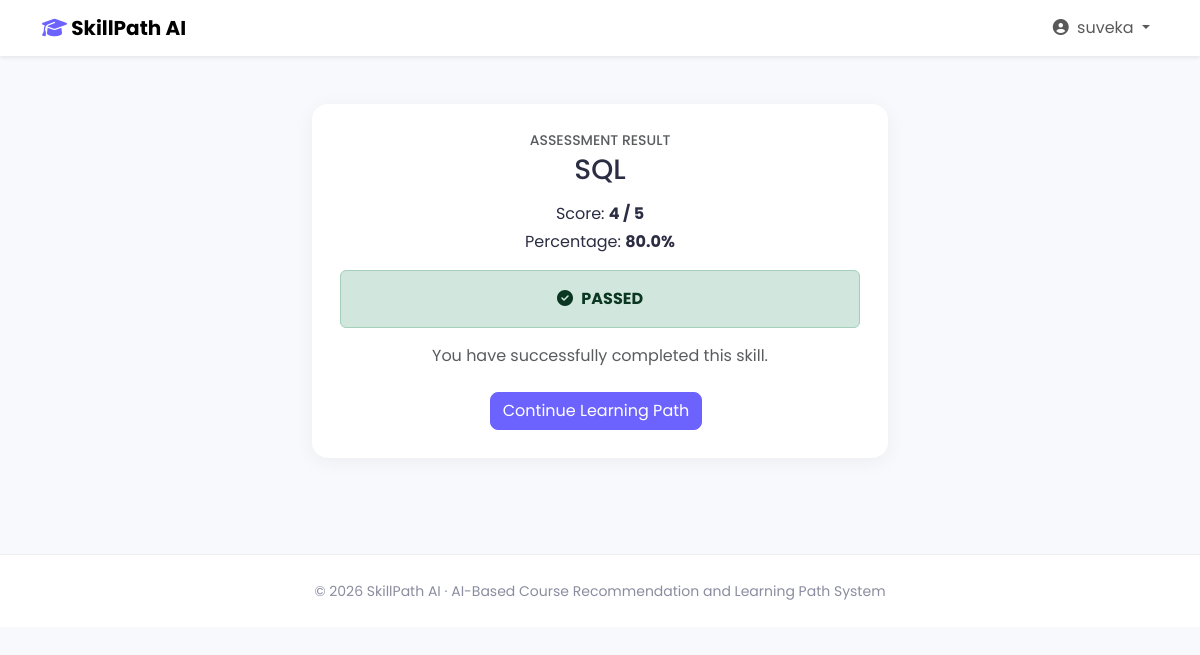
Screenshot of /assessment/3/result/ (signed in) with the database file from the repository.
### recommender/models.py (models this page shows, shortened)
class AssessmentAttempt(models.Model):
    user = models.ForeignKey(User, on_delete=models.CASCADE, related_name='assessment_attempts')
    learning_path_item = models.ForeignKey(
        LearningPathItem, on_delete=models.CASCADE, related_name='assessment_attempts'
    )
    skill_name = models.CharField(max_length=150)
    level = models.CharField(max_length=20)
    questions_json = models.TextField()
    selected_answers_json = models.TextField(blank=True)
    total_questions = models.PositiveIntegerField(default=5)
    score = models.PositiveIntegerField(null=True, blank=True)
    percentage = models.FloatField(null=True, blank=True)
    passed = models.BooleanField(null=True, blank=True)
    source = models.CharField(max_length=10, default='fallback')  # 'llm' or 'fallback'
    status = models.CharField(max_length=15, choices=ASSESSMENT_STATUS_CHOICES, default='in_progress')
    created_at = models.DateTimeField(auto_now_add=True)
    submitted_at = models.DateTimeField(null=True, blank=True)
    class Meta:
        ordering = ['-created_at']

### recommender/views.py (the view)
# urls.py: path('assessment/<int:attempt_id>/result/', views.assessment_result, name='assessment_result'),
@login_required
def assessment_result(request, attempt_id):
    attempt = get_object_or_404(
        AssessmentAttempt, id=attempt_id, user=request.user, status='submitted'
    )
    return render(request, 'recommender/assessment_result.html', {'attempt': attempt})

### recommender/templates/recommender/assessment_result.html (shortened to what this page needs)
{% extends 'base.html' %}
{% block content %}
<div class="container py-5" style="max-width: 600px;">
    <div class="dash-panel text-center">
        <h6 class="text-muted text-uppercase small mb-1">Assessment Result</h6>
        <h3 class="mb-3">{{ attempt.skill_name }}</h3>
        <p class="mb-1">Score: <strong>{{ attempt.score }} / {{ attempt.total_questions }}</strong></p>
        <p class="mb-3">Percentage: <strong>{{ attempt.percentage }}%</strong></p>
        {% if attempt.passed %}
            <div class="alert alert-success">
                <i class="fa-solid fa-circle-check me-1"></i> <strong>PASSED</strong>
            </div>
            <p class="text-muted">You have successfully completed this skill.</p>
            <a href="{% url 'learning_path' %}" class="btn btn-primary">Continue Learning Path</a>
        {% endif %}
    </div>
</div>
{% endblock %}

### recommender/templates/base.html (shortened to what this page needs)
{% load static %}
<!DOCTYPE html>
<html lang="en">
<head>
    <link href="https://cdn.jsdelivr.net/npm/bootstrap@5.3.3/dist/css/bootstrap.min.css" rel="stylesheet">
    <link rel="stylesheet" href="https://cdnjs.cloudflare.com/ajax/libs/font-awesome/6.5.2/css/all.min.css">
    <link rel="stylesheet" href="{% static 'recommender/css/style.css' %}">
</head>
<body>
<nav class="navbar navbar-expand-lg navbar-light bg-white shadow-sm sticky-top">
    <div class="container">
        <a class="navbar-brand fw-bold" href="{% if user.is_authenticated %}{% url 'dashboard' %}{% else %}{% url 'home' %}{% endif %}">
            <i class="fa-solid fa-graduation-cap brand-icon"></i> SkillPath AI
        </a>
        <div class="collapse navbar-collapse justify-content-end" id="navMenu">
            <ul class="navbar-nav align-items-lg-center gap-lg-2">
                {% if user.is_authenticated %}
                    <li class="nav-item dropdown">
                        <a class="nav-link dropdown-toggle" href="#" role="button" data-bs-toggle="dropdown">
                            <i class="fa-solid fa-circle-user me-1"></i> {{ user.username }}
                        </a>
                    </li>
                {% else %}
                    <li class="nav-item"><a class="nav-link" href="{% url 'login' %}">Login</a></li>
                    <li class="nav-item">
                        <a class="btn btn-primary btn-sm px-3" href="{% url 'register' %}">Get Started</a>
                    </li>
                {% endif %}
            </ul>
        </div>
    </div>
</nav>
<main>
    {% block content %}{% endblock %}
</main>
<footer class="text-center py-4 mt-5 footer-bar">
    <small>&copy; 2026 SkillPath AI &middot; AI-Based Course Recommendation and Learning Path System</small>
</footer>
</body>
</html>

### recommender/static/recommender/css/style.css (style rules this page uses)
body { font-family: 'Poppins', sans-serif; background-color: #f7f9fc; color: #2b2d42; }
.brand-icon { color: #6c63ff; }
.btn-primary { background-color: #6c63ff; border-color: #6c63ff; border-radius: 8px; }
.footer-bar { background: #fff; border-top: 1px solid #eee; color: #8a8d9f; }
.dash-panel { background: #fff; border-radius: 16px; padding: 1.75rem; box-shadow: 0 4px 20px rgba(0,0,0,0.05); height: 100%; }
.dash-panel .btn { margin-right: 0.5rem; margin-top: 0.5rem; }
.dash-card, .dash-panel, .course-card { transition: box-shadow 0.2s ease; }

### rows the page displays
AssessmentAttempt: skill_name "SQL", score "4", total_questions "5", percentage "80.0"

### other values shown
{{ user.username }} "suveka"
